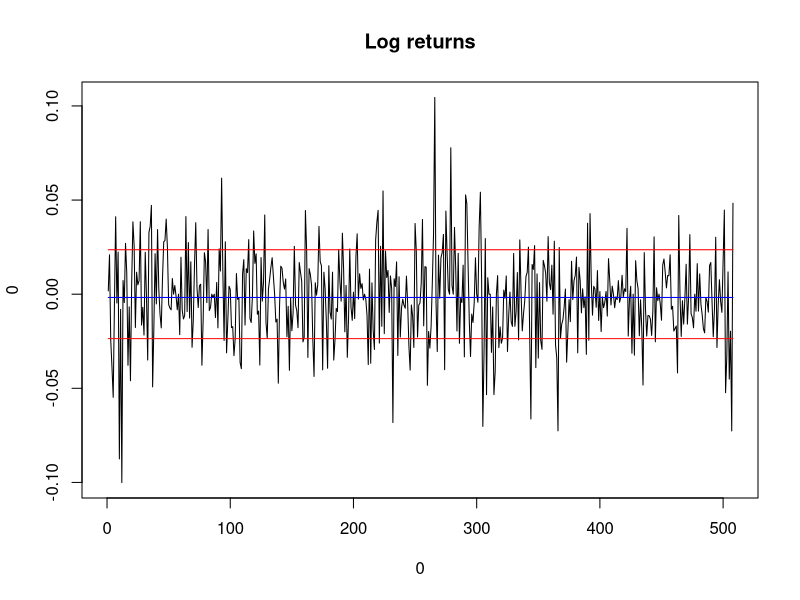

Here is the R script that generated this plot:
library(tidyverse)
library(fGarch)
library(readxl)

options(warn = -1)
setwd("/Users/marcelbraasch/Desktop/TimeSeriesProject/")
data <- read_excel('Data/EDP RENOVAVEISprice.xlsx', skip = 3)

log_returns <- diff(log(data$Close))
N <- length(log_returns)

# Initial data plot
plot(0,0,xlim = c(0,N), ylim = c(min(log_returns),max(log_returns)), type = "n", main = "Log returns")
lines(1:length(log_returns), log_returns) # Returns
mean_vec <- rep(mean(log_returns), N)
std_vec <- rep(sd(log_returns), N)
lines(1:length(mean_vec), mean_vec, col = "#0000FF") # Mean
lines(1:length(std_vec), std_vec, col = "#FF0000") # Std
lines(1:length(std_vec), std_vec * -1, col = "#FF0000")

# Check various fitted models and compare AICs
summary(garchFit(formula = ~garch(1,1), data = log_returns, trace = FALSE))
# p q     AIC   1 2
# 1 0 -4.649665 X
# 2 0 -4.669183 X
# 3 0 -4.666500 X
# 4 0 -4.664773 X
# 5 0 -4.665047 X
# 1 1 -4.684707 
# 2 1 -4.681642 
# 3 1 -4.677745 X
# 4 1 -4.673867 X
# 5 1 -4.668735 X
# 1 2 -4.682089 
# 2 2 -4.678152 X
# 3 2 -4.674250 X
# 4 2 -4.670373 X
# 5 2 -4.665629 X
# 1 3 -4.680907 
# 2 3 -4.677594 X
# 3 3 -4.673657 X
# 4 3 -4.669795 X
# 5 3 -4.664046 X
# 1 4 -4.679921 X
# 2 4 -4.678822 X
# 3 4 -4.674928 X
# 4 4 -4.670991 X
# 5 4 -4.665979 X
# 1 5 -4.673375 X
# 2 5 -4.673467 X
# 3 5 -4.669530 X
# 4 5 -4.665764 X
# 5 5 -4.661844 X
# Only regard models with top 4 models (AIC < -4.67)
# Keep checking further (1,1), (2,1), (1,2) and (1,3)

summary(garchFit(formula = ~garch(1,1), data = log_returns, trace = FALSE))
#          Estimate   Std. Error  t value Pr(>|t|)    
# mu     -1.809e-03   9.695e-04   -1.866   0.0620 .  
# omega   4.057e-05   2.492e-05    1.628   0.1035    
# alpha1  1.024e-01   4.325e-02    2.367   0.0179 *  
# beta1   8.295e-01   7.284e-02   11.389   <2e-16 ***
# Standardised Residuals Tests: all not significant -> iid noise

summary(garchFit(formula = ~garch(2,1), data = log_returns, trace = FALSE))
#          Estimate  Std. Error  t value Pr(>|t|)    
# mu     -1.802e-03   9.747e-04   -1.848   0.0646 .  
# omega   3.957e-05   2.640e-05    1.499   0.1338    
# alpha1  1.014e-01   6.821e-02    1.486   0.1373    
# alpha2  1.000e-08   6.889e-02    0.000   1.0000    
# beta1   8.319e-01   7.845e-02   10.605   <2e-16 ***
# Standardised Residuals Tests: all not significant -> iid noise

summary(garchFit(formula = ~garch(1,2), data = log_returns, trace = FALSE))
#          Estimate  Std. Error  t value Pr(>|t|)  
# mu     -1.830e-03   9.692e-04   -1.888   0.0590 .
# omega   4.468e-05   2.809e-05    1.591   0.1117  
# alpha1  1.183e-01   5.735e-02    2.063   0.0391 *
# beta1   6.680e-01   3.236e-01    2.064   0.0390 *
# beta2   1.389e-01   2.724e-01    0.510   0.6101  
# Standardised Residuals Tests: all not significant -> iid noise

summary(garchFit(formula = ~garch(1,3), data = log_returns, trace = FALSE))
#          Estimate  Std. Error  t value Pr(>|t|)  
# mu     -1.849e-03   9.644e-04   -1.917   0.0552 .
# omega   5.404e-05   3.126e-05    1.729   0.0838 .
# alpha1  1.593e-01   7.162e-02    2.224   0.0262 *
# beta1   5.267e-01   3.081e-01    1.709   0.0874 .
# beta2   1.000e-08   5.439e-01    0.000   1.0000  
# beta3   2.255e-01   3.173e-01    0.711   0.4772  
# Standardised Residuals Tests: all not significant -> iid noise

# => Seems like GARCH(1,1) is the best fit, so we can proceed with this
# They support this:
# https://onlinelibrary.wiley.com/doi/pdf/10.1002/jae.800
# However, they claim the opposite:
# http://www.unstarched.net/2013/01/07/does-anything-not-beat-the-garch11/
# They question GARCH(1,1)'s existence:
# http://pubs.sciepub.com/jfa/1/2/2/
# From:
# https://stats.stackexchange.com/questions/175400/optimal-lag-order-selection-for-a-garch-model
